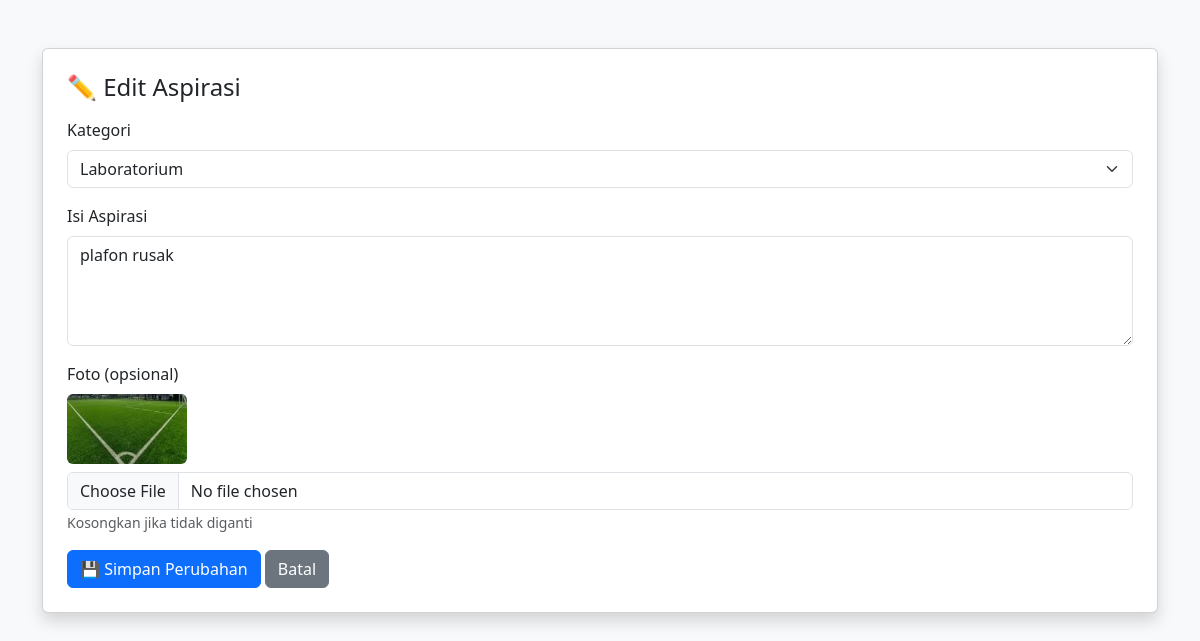
Screenshot of /siswa_edit_pengaduan.php?id=45 (signed in) with the database file from the repository.
### tables this page shows
CREATE TABLE `input_aspirasi` (
  `id_pelaporan` int NOT NULL,
  `nis` int DEFAULT NULL,
  `tgl_pengaduan` date DEFAULT NULL,
  `id_kategori` int DEFAULT NULL,
  `lokasi` varchar(50) DEFAULT NULL,
  `ket` varchar(100) DEFAULT NULL,
  `foto` varchar(100) DEFAULT NULL,
  `status` enum('Menunggu','Proses','Selesai') DEFAULT 'Menunggu',
  `feedback` text
);

CREATE TABLE `kategori` (
  `id_kategori` int NOT NULL,
  `ket_kategori` varchar(30) DEFAULT NULL
);

### siswa_edit_pengaduan.php (the view, shortened to what this page needs)
<?php
include 'config/koneksi.php';
$nis = $_SESSION['nis'];
$id  = $_GET['id'];
$q = mysqli_query($conn, "
    SELECT * FROM input_aspirasi
    WHERE id_pelaporan='$id'
    AND nis='$nis'
    AND status='Menunggu'
");
$data = mysqli_fetch_assoc($q);
$qKategori = mysqli_query($conn, "SELECT * FROM kategori");
?>
<!doctype html>
<html lang="id">
<head>
<link href="https://cdn.jsdelivr.net/npm/bootstrap@5.3.2/dist/css/bootstrap.min.css" rel="stylesheet">
</head>
<body class="bg-light">
<div class="container mt-5">
<div class="card shadow p-4">
<h4 class="mb-3">✏️ Edit Aspirasi</h4>
<form method="post" enctype="multipart/form-data">
<div class="mb-3">
    <label class="form-label">Kategori</label>
    <select name="id_kategori" class="form-select" required>
        <?php while ($k = mysqli_fetch_assoc($qKategori)) { ?>
        <option value="<?= $k['id_kategori'] ?>"
            <?= ($k['id_kategori']==$data['id_kategori'])?'selected':'' ?>>
            <?= $k['ket_kategori'] ?>
        </option>
        <?php } ?>
    </select>
</div>
<div class="mb-3">
    <label class="form-label">Isi Aspirasi</label>
    <textarea name="ket" class="form-control" rows="4" required><?= $data['ket'] ?></textarea>
</div>
<div class="mb-3">
    <label class="form-label">Foto (opsional)</label><br>
    <?php if ($data['foto']) { ?>
        <img src="uploads/<?= $data['foto'] ?>" width="120" class="mb-2 rounded"><br>
    <?php } ?>
    <input type="file" name="foto" class="form-control">
    <small class="text-muted">Kosongkan jika tidak diganti</small>
</div>
<button type="submit" name="simpan" class="btn btn-primary">
    💾 Simpan Perubahan
</button>
<a href="histori.php" class="btn btn-secondary">Batal</a>
</form>
</div>
</div>
</body>
</html>

### rows the page displays
input_aspirasi: id_kategori "Laboratorium", ket "plafon rusak", foto (picture)
